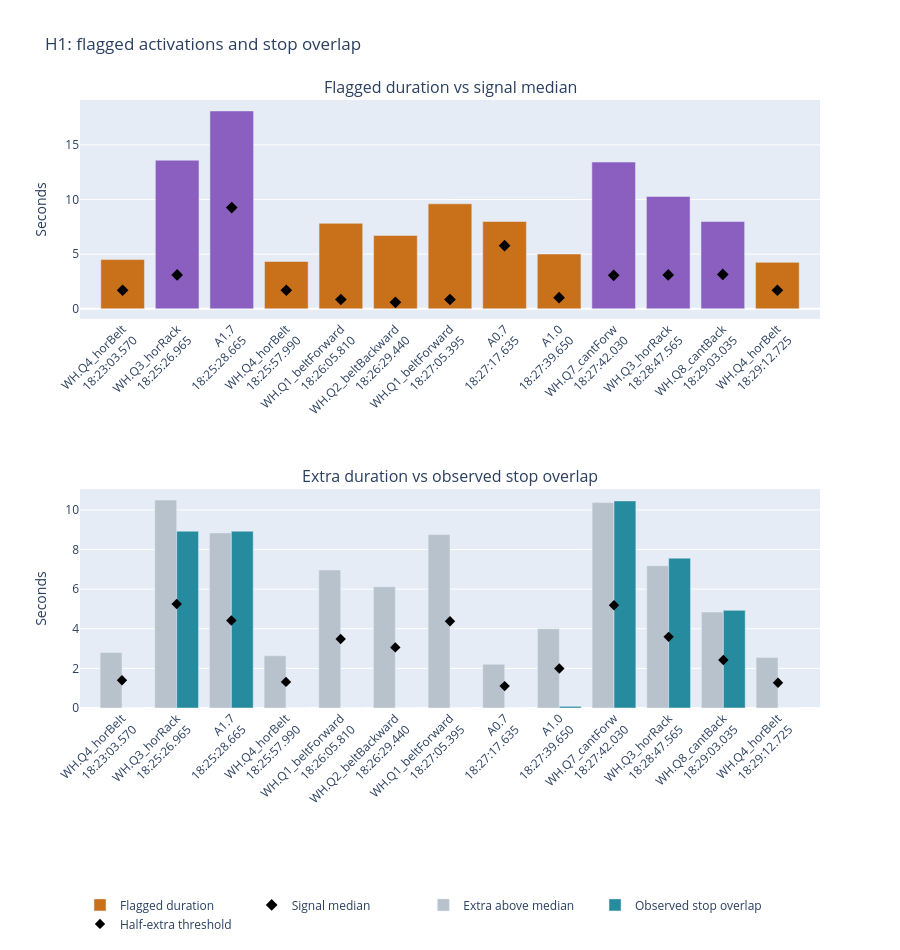

The notebook cell saved with this chart:
### Markdown cell above
**What:**
- Rebuild the stop-indicator intervals so that an indicator that is already active in the first row, or still active in the last row, is included as a partial interval (marked "clipped")
- Combine overlapping intervals once (stops_observed)
- Recompute for each flagged activation the overlap with these intervals and mark overlap of at least half of the extra duration

**Why:**
- Cell 4 skipped the curtain interval at the start of the log, because it has no rising edge. We still observed that part, so we keep it and mark it clearly as clipped
- Combining overlaps makes sure shared time is counted only once

**Output:**
- 5 intervals: curtain 0.000-8.500 s (clipped at start), curtain 255.000-263.925 s, curtain 389.640-400.095 s, curtain 452.795-460.360 s, screen 468.180-473.110 s
- Updated overlap table, the same as cell 5: 5 of 13 flagged activations have overlap of at least half the extra duration, 8 do not. The added interval overlaps no flagged activation

**Next:** plot the flagged activations and their stop overlap

### Code cell
import plotly.graph_objects as go  # plotly figure objects
from plotly.subplots import make_subplots  # figure with several panels

plot_df = slow_with_stops.sort_values("start_s").copy()  # time order
origin = merged["utc_time"].iloc[0]  # UTC time of t_s = 0
plot_df["start_utc"] = origin + pd.to_timedelta(  # start as UTC time
    plot_df["start_s"], unit="s"
)
plot_df["label"] = (  # axis label: signal and start time
    plot_df["signal"] + "<br>"
    + plot_df["start_utc"].dt.strftime("%H:%M:%S.%f").str[:-3]  # ms
)

fig = make_subplots(  # two panels below each other
    rows=2, cols=1,
    vertical_spacing=0.28,  # space between the panels
    subplot_titles=[
        "Flagged duration vs signal median",
        "Extra duration vs observed stop overlap",
    ],
)

# Purple: overlap >= half of the extra time. Orange: below.
colors = plot_df["overlap_at_least_half_extra"].map({
    True: "#8a5fc0", False: "#c9701a"
})

fig.add_trace(go.Bar(  # panel 1: flagged duration
    x=plot_df["label"], y=plot_df["dur_s"],
    name="Flagged duration", marker_color=colors,
    hovertemplate="%{x}<br>Duration: %{y:.3f} s<extra></extra>",
), row=1, col=1)

fig.add_trace(go.Scatter(  # panel 1: usual duration of the signal
    x=plot_df["label"], y=plot_df["median_s"],
    mode="markers", name="Signal median",
    marker=dict(symbol="diamond", size=9, color="black"),
    hovertemplate="%{x}<br>Median: %{y:.3f} s<extra></extra>",
), row=1, col=1)

fig.add_trace(go.Bar(  # panel 2: extra time above the median
    x=plot_df["label"], y=plot_df["extra_s"],
    name="Extra above median", marker_color="#b8c2cc",
    hovertemplate="%{x}<br>Extra: %{y:.3f} s<extra></extra>",
), row=2, col=1)

fig.add_trace(go.Bar(  # panel 2: stop-indicator time inside it
    x=plot_df["label"], y=plot_df["stop_overlap_s"],
    name="Observed stop overlap", marker_color="#268b9e",
    hovertemplate="%{x}<br>Overlap: %{y:.3f} s<extra></extra>",
), row=2, col=1)

fig.add_trace(go.Scatter(  # panel 2: half of the extra time
    x=plot_df["label"], y=0.5 * plot_df["extra_s"],  # threshold
    mode="markers", name="Half-extra threshold",
    marker=dict(symbol="diamond", size=8, color="black"),
    hovertemplate="Threshold: %{y:.3f} s<extra></extra>",
), row=2, col=1)

fig.update_xaxes(  # keep the table order on the x-axis
    categoryorder="array", categoryarray=plot_df["label"].tolist(),
    tickangle=-45,  # tilt the labels
)
fig.update_yaxes(title_text="Seconds")  # y-axis title for both panels
fig.update_layout(  # title, size and legend
    title="H1: flagged activations and stop overlap",
    barmode="group", height=950,
    legend=dict(orientation="h", y=-0.3),  # legend below the plot
    margin=dict(b=180),  # room for the tilted labels
)
fig.show()  # draw the interactive chart

### Figure 1 — Plotly figure (JSON) as saved in the notebook; plotly's stock layout.template omitted (floating-point values rounded to 4 significant figures)
{"data": [{"hovertemplate": "%{x}<br>Duration: %{y:.3f} s<extra></extra>", "marker": {"color": ["#c9701a", "#8a5fc0", "#8a5fc0", "#c9701a", "#c9701a", "#c9701a", "#c9701a", "#c9701a", "#c9701a", "#8a5fc0", "#8a5fc0", "#8a5fc0", "#c9701a"]}, "name": "Flagged duration", "type": "bar", "x": ["WH.Q4_horBelt<br>18:23:03.570", "WH.Q3_horRack<br>18:25:26.965", "A1.7<br>18:25:28.665", "WH.Q4_horBelt<br>18:25:57.990", "WH.Q1_beltForward<br>18:26:05.810", "WH.Q2_beltBackward<br>18:26:29.440", "WH.Q1_beltForward<br>18:27:05.395", "A0.7<br>18:27:17.635", "A1.0<br>18:27:39.650", "WH.Q7_cantForw<br>18:27:42.030", "WH.Q3_horRack<br>18:28:47.565", "WH.Q8_cantBack<br>18:29:03.035", "WH.Q4_horBelt<br>18:29:12.725"], "xaxis": "x", "y": [4.505, 13.6, 18.1, 4.335, 7.82, 6.715, 9.605, 7.99, 5.015, 13.43, 10.29, 7.99, 4.25], "yaxis": "y"}, {"hovertemplate": "%{x}<br>Median: %{y:.3f} s<extra></extra>", "marker": {"color": "black", "size": 9, "symbol": "diamond"}, "mode": "markers", "name": "Signal median", "type": "scatter", "x": ["WH.Q4_horBelt<br>18:23:03.570", "WH.Q3_horRack<br>18:25:26.965", "A1.7<br>18:25:28.665", "WH.Q4_horBelt<br>18:25:57.990", "WH.Q1_beltForward<br>18:26:05.810", "WH.Q2_beltBackward<br>18:26:29.440", "WH.Q1_beltForward<br>18:27:05.395", "A0.7<br>18:27:17.635", "A1.0<br>18:27:39.650", "WH.Q7_cantForw<br>18:27:42.030", "WH.Q3_horRack<br>18:28:47.565", "WH.Q8_cantBack<br>18:29:03.035", "WH.Q4_horBelt<br>18:29:12.725"], "xaxis": "x", "y": [1.7, 3.102, 9.265, 1.7, 0.85, 0.595, 0.85, 5.78, 1.02, 3.06, 3.102, 3.145, 1.7], "yaxis": "y"}, {"hovertemplate": "%{x}<br>Extra: %{y:.3f} s<extra></extra>", "marker": {"color": "#b8c2cc"}, "name": "Extra above median", "type": "bar", "x": ["WH.Q4_horBelt<br>18:23:03.570", "WH.Q3_horRack<br>18:25:26.965", "A1.7<br>18:25:28.665", "WH.Q4_horBelt<br>18:25:57.990", "WH.Q1_beltForward<br>18:26:05.810", "WH.Q2_beltBackward<br>18:26:29.440", "WH.Q1_beltForward<br>18:27:05.395", "A0.7<br>18:27:17.635", "A1.0<br>18:27:39.650", "WH.Q7_cantForw<br>18:27:42.030", "WH.Q3_horRack<br>18:28:47.565", "WH.Q8_cantBack<br>18:29:03.035", "WH.Q4_horBelt<br>18:29:12.725"], "xaxis": "x2", "y": [2.805, 10.5, 8.84, 2.635, 6.97, 6.12, 8.755, 2.21, 3.995, 10.37, 7.183, 4.845, 2.55], "yaxis": "y2"}, {"hovertemplate": "%{x}<br>Overlap: %{y:.3f} s<extra></extra>", "marker": {"color": "#268b9e"}, "name": "Observed stop overlap", "type": "bar", "x": ["WH.Q4_horBelt<br>18:23:03.570", "WH.Q3_horRack<br>18:25:26.965", "A1.7<br>18:25:28.665", "WH.Q4_horBelt<br>18:25:57.990", "WH.Q1_beltForward<br>18:26:05.810", "WH.Q2_beltBackward<br>18:26:29.440", "WH.Q1_beltForward<br>18:27:05.395", "A0.7<br>18:27:17.635", "A1.0<br>18:27:39.650", "WH.Q7_cantForw<br>18:27:42.030", "WH.Q3_horRack<br>18:28:47.565", "WH.Q8_cantBack<br>18:29:03.035", "WH.Q4_horBelt<br>18:29:12.725"], "xaxis": "x2", "y": [0.0, 8.925, 8.925, 0.0, 0.0, 0.0, 0.0, 0.0, 0.085, 10.46, 7.565, 4.93, 0.0], "yaxis": "y2"}, {"hovertemplate": "Threshold: %{y:.3f} s<extra></extra>", "marker": {"color": "black", "size": 8, "symbol": "diamond"}, "mode": "markers", "name": "Half-extra threshold", "type": "scatter", "x": ["WH.Q4_horBelt<br>18:23:03.570", "WH.Q3_horRack<br>18:25:26.965", "A1.7<br>18:25:28.665", "WH.Q4_horBelt<br>18:25:57.990", "WH.Q1_beltForward<br>18:26:05.810", "WH.Q2_beltBackward<br>18:26:29.440", "WH.Q1_beltForward<br>18:27:05.395", "A0.7<br>18:27:17.635", "A1.0<br>18:27:39.650", "WH.Q7_cantForw<br>18:27:42.030", "WH.Q3_horRack<br>18:28:47.565", "WH.Q8_cantBack<br>18:29:03.035", "WH.Q4_horBelt<br>18:29:12.725"], "xaxis": "x2", "y": [1.403, 5.249, 4.42, 1.317, 3.485, 3.06, 4.378, 1.105, 1.998, 5.185, 3.591, 2.422, 1.275], "yaxis": "y2"}], "layout": {"annotations": [{"font": {"size": 16}, "showarrow": false, "text": "Flagged duration vs signal median", "x": 0.5, "xanchor": "center", "xref": "paper", "y": 1.0, "yanchor": "bottom", "yref": "paper"}, {"font": {"size": 16}, "showarrow": false, "text": "Extra duration vs observed stop overlap", "x": 0.5, "xanchor": "center", "xref": "paper", "y": 0.36, "yanchor": "bottom", "yref": "paper"}], "barmode": "group", "height": 950, "legend": {"orientation": "h", "y": -0.3}, "margin": {"b": 180}, "title": {"text": "H1: flagged activations and stop overlap"}, "xaxis": {"anchor": "y", "categoryarray": ["WH.Q4_horBelt<br>18:23:03.570", "WH.Q3_horRack<br>18:25:26.965", "A1.7<br>18:25:28.665", "WH.Q4_horBelt<br>18:25:57.990", "WH.Q1_beltForward<br>18:26:05.810", "WH.Q2_beltBackward<br>18:26:29.440", "WH.Q1_beltForward<br>18:27:05.395", "A0.7<br>18:27:17.635", "A1.0<br>18:27:39.650", "WH.Q7_cantForw<br>18:27:42.030", "WH.Q3_horRack<br>18:28:47.565", "WH.Q8_cantBack<br>18:29:03.035", "WH.Q4_horBelt<br>18:29:12.725"], "categoryorder": "array", "domain": [0.0, 1.0], "tickangle": -45}, "xaxis2": {"anchor": "y2", "categoryarray": ["WH.Q4_horBelt<br>18:23:03.570", "WH.Q3_horRack<br>18:25:26.965", "A1.7<br>18:25:28.665", "WH.Q4_horBelt<br>18:25:57.990", "WH.Q1_beltForward<br>18:26:05.810", "WH.Q2_beltBackward<br>18:26:29.440", "WH.Q1_beltForward<br>18:27:05.395", "A0.7<br>18:27:17.635", "A1.0<br>18:27:39.650", "WH.Q7_cantForw<br>18:27:42.030", "WH.Q3_horRack<br>18:28:47.565", "WH.Q8_cantBack<br>18:29:03.035", "WH.Q4_horBelt<br>18:29:12.725"], "categoryorder": "array", "domain": [0.0, 1.0], "tickangle": -45}, "yaxis": {"anchor": "x", "domain": [0.64, 1.0], "title": {"text": "Seconds"}}, "yaxis2": {"anchor": "x2", "domain": [0.0, 0.36], "title": {"text": "Seconds"}}}}
